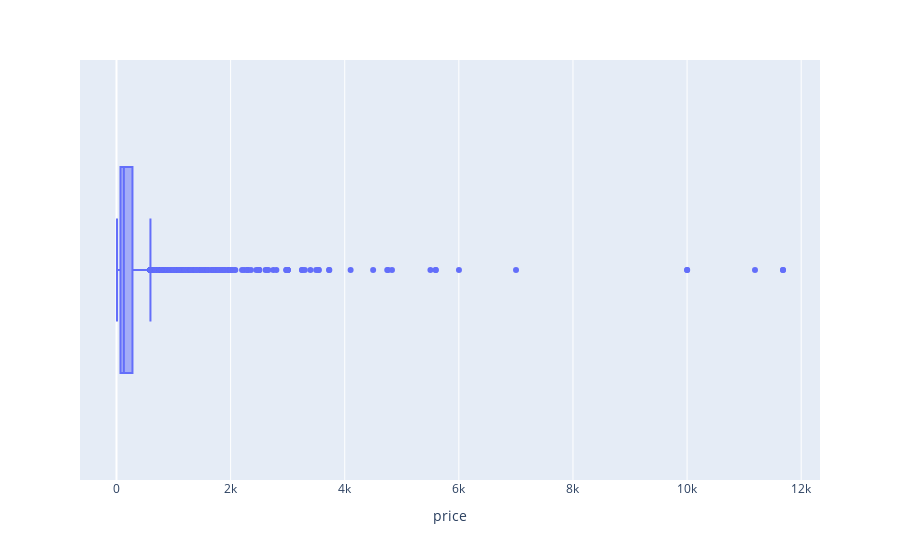

Notebook cell for this chart:
### Code cell
px.box(df,
       x = 'price')

### Figure 1 — Plotly figure (JSON) as saved in the notebook; plotly's stock layout.template omitted (floating-point values rounded to 4 significant figures; data arrays with more than 128 entries replaced by an {"elided": "..."} marker saying what was removed)
{"data": [{"alignmentgroup": "True", "hovertemplate": "price=%{x}<extra></extra>", "legendgroup": "", "marker": {"color": "#636efa"}, "name": "", "notched": false, "offsetgroup": "", "orientation": "h", "showlegend": false, "type": "box", "x": {"elided": "5548 float values"}, "x0": " ", "xaxis": "x", "y0": " ", "yaxis": "y"}], "layout": {"boxmode": "group", "legend": {"tracegroupgap": 0}, "margin": {"t": 60}, "xaxis": {"anchor": "y", "domain": [0, 1], "title": {"text": "price"}}, "yaxis": {"anchor": "x", "domain": [0, 1]}}}
